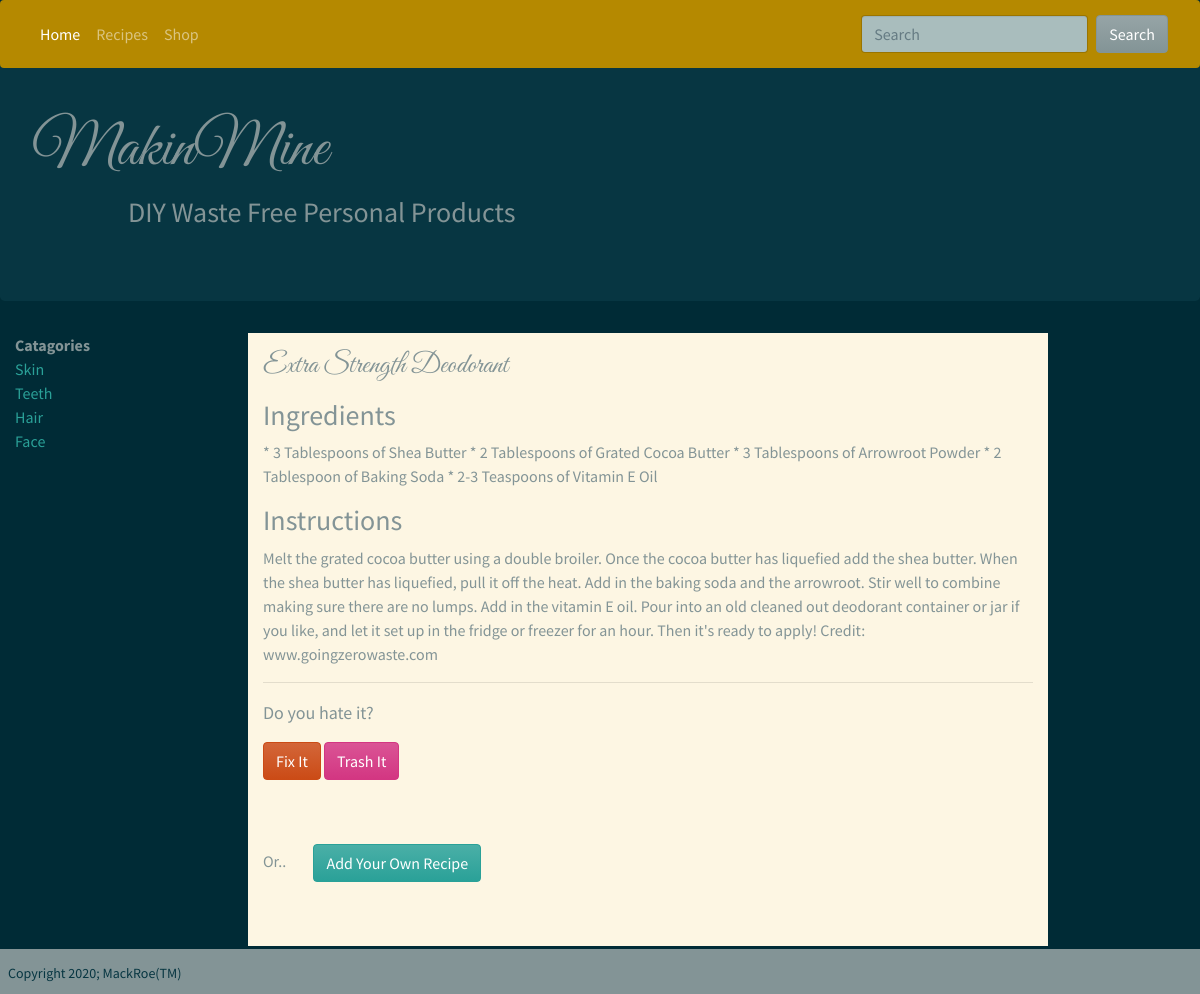
The page /extra-strength-deodorant on the database its author committed.
### recipes/models.py (models this page shows, shortened)
class Recipe(models.Model):
    title = models.CharField(max_length=200, unique=True)
    pub_date = models.DateTimeField(auto_now_add=True)
    catagory = models.CharField(max_length=200, default='')
    ingredients = models.TextField(default='')
    instructions = models.TextField(default='')
    rating = models.IntegerField(default=0)
    slug = models.SlugField(null=True)
    submitter = models.CharField(max_length=200, default='')

### recipes/views.py (the view)
# urls.py: path('<str:slug>', RecipeDetailView.as_view(), name='recipe_detail'),
class RecipeDetailView(DetailView):
    model = Recipe
    def get(self, request, slug):
        recipe_detail = self.get_queryset().get(slug__iexact=slug)
        return render(request, 'recipe_detail.html', {
            'recipe_detail': recipe_detail
        })

### recipes/templates/recipe_detail.html (shortened to what this page needs)
{% extends "base.html" %}
{% block content %}
<div class="col-md-8 bg-light mb-5 ml-5">
    <p>
        <h2>
            {{ recipe_detail.title }}
        </h2>
    <p>
        <h3>Ingredients</h3>
            {{ recipe_detail.ingredients }}<br />
    <p>
        <h3>Instructions</h3>
        {{ recipe_detail.instructions }}
    <hr>
    <p>
        Do you hate it? <br>
        <form method="POST">
            <a href="{% url 'update_recipe' recipe_detail.slug %}" class="btn btn-warning">
                Fix It
            </a>
            <a href="{% url 'delete_recipe' recipe_detail.slug %}" class="btn btn-danger">
                Trash It
            </a>
        </form>
        Or..
            <a href="{% url 'add_recipe' %}" class="btn btn-success ml-4 mt-5 mb-5">
                Add Your Own Recipe
            </a>
    </p>
</div>
{% endblock %}

### recipes/static/css/recipes.css (style rules this page uses)
html { font-size: 100%; }
p { font-size: 18px; }
h2 { font-family: 'Great Vibes', cursive; font-size: 28px; }

### rows shown on the page
Recipe: title "Extra Strength Deodorant", ingredients "* 3 Tablespoons of Shea Butter * 2 Tablespoons of Grated Cocoa Butter * 3 Tablespoons of Arrowroot Powder * 2 Tablespoon of Baking Soda * 2-3 Teaspoons of Vitamin E Oil", instructions "Melt the grated cocoa butter using a double broiler. Once the cocoa butter has liquefied add the shea butter. When the shea butter has liquefied, pull it off the heat. Add in the baking soda and the arrowroot. Stir well to combine making sure there are no lumps. Add in the vitamin E oil. Pour into an old cleaned out deodorant container or jar if you like, and let it set up in the fridge or freezer for an hour. Then it's ready to apply! Credit: www.goingzerowaste.com"
